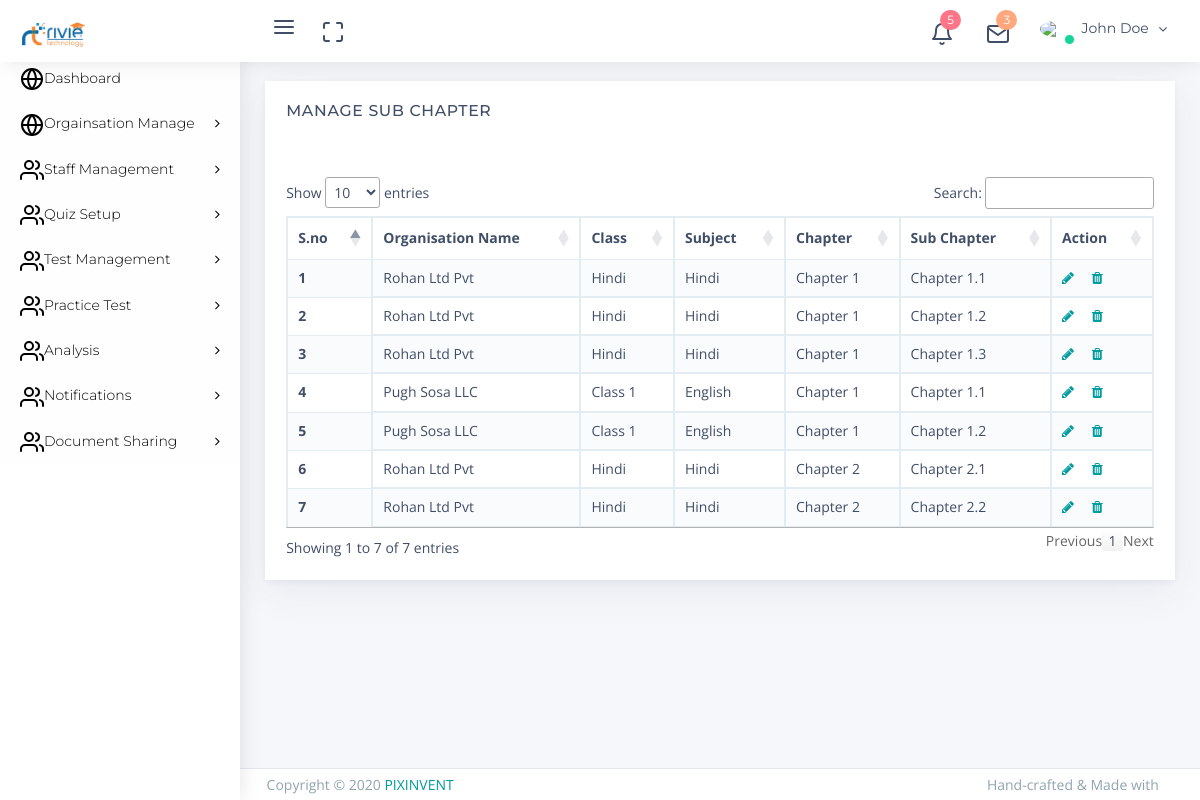
Screenshot of /admin/manage_sub_chapter.php with the database file from the repository.
### tables this page shows
CREATE TABLE `chapter_sub_name` (
  `id` int(11) NOT NULL,
  `org_id` varchar(255) NOT NULL,
  `class_id` varchar(255) NOT NULL,
  `subject_id` varchar(255) NOT NULL,
  `chapter_id` varchar(255) NOT NULL,
  `chapter_sub_name` varchar(255) NOT NULL,
  `created_at` datetime NOT NULL DEFAULT current_timestamp(),
  `updated_at` datetime NOT NULL DEFAULT current_timestamp()
);

CREATE TABLE `organisation` (
  `id` int(11) NOT NULL,
  `org_code` int(11) NOT NULL,
  `org_name` varchar(255) NOT NULL,
  `org_contact` varchar(255) NOT NULL,
  `org_email` varchar(255) NOT NULL,
  `org_add` varchar(255) NOT NULL,
  `org_abt` text NOT NULL,
  `org_registraiom` date NOT NULL DEFAULT current_timestamp(),
  `user_admin_id` varchar(255) NOT NULL,
  `created_date` timestamp NOT NULL DEFAULT current_timestamp()
);

CREATE TABLE `class` (
  `id` int(11) NOT NULL,
  `org_id` int(2) NOT NULL,
  `class` varchar(255) NOT NULL,
  `slug` varchar(255) NOT NULL,
  `created_at` datetime NOT NULL DEFAULT current_timestamp(),
  `updated_at` datetime NOT NULL DEFAULT current_timestamp()
);

CREATE TABLE `subject` (
  `id` int(11) NOT NULL,
  `org_id` int(11) NOT NULL,
  `role_id` int(11) NOT NULL,
  `class_id` int(11) NOT NULL,
  `sub_name` varchar(255) NOT NULL,
  `slug` varchar(255) NOT NULL,
  `created_at` datetime NOT NULL DEFAULT current_timestamp(),
  `upated_at` datetime NOT NULL DEFAULT current_timestamp()
);

CREATE TABLE `chapter` (
  `id` int(11) NOT NULL,
  `chapter_name` varchar(255) NOT NULL,
  `org_id` varchar(11) NOT NULL,
  `class_id` varchar(11) NOT NULL,
  `subject_id` varchar(11) NOT NULL,
  `status` varchar(255) NOT NULL,
  `created_at` datetime NOT NULL DEFAULT current_timestamp(),
  `upated_at` datetime NOT NULL DEFAULT current_timestamp()
);

### admin/manage_sub_chapter.php (the view, shortened to what this page needs)
<?php include "../common/header.php"; ?>
<?php
include "db.php";
$conn = mysqli_connect($servername, $username, $password, $dbname);
?>
<div class="app-content content">
    <div class="content-wrapper">
        <div class="content-body">
            <section id="configuration">
                <div class="row">
                    <div class="col-12">
                        <div class="card">
                            <div class="card-header">
                                <h4 class="card-title">Manage Sub Chapter</h4>
                                <div class="heading-elements">
                                    <ul class="list-inline mb-0">
                                        <li>
                                            <a data-action="collapse"><i class="feather icon-minus"></i></a>
                                        </li>
                                        <li>
                                            <a data-action="reload"><i class="feather icon-rotate-cw"></i></a>
                                        </li>
                                        <li>
                                            <a data-action="expand"><i class="feather icon-maximize"></i></a>
                                        </li>
                                        <li>
                                            <a data-action="close"><i class="feather icon-x"></i></a>
                                        </li>
                                    </ul>
                                </div>
                            </div>
                            <div class="card-content collapse show">
                                <div class="card-body card-dashboard">
                                    <div class="table-responsive">
                                        <table id="manage_org" class="table table-striped table-bordered zero-configuration">
                                            <thead>
                                                <tr>
                                                    <th>S.no</th>
                                                    <th>Organisation Name</th>
                                                    <th>Class</th>
                                                    <th>Subject</th>
                                                    <th>Chapter</th>
                                                    <th>Sub Chapter</th>
                                                    <th>Action</th>
                                                </tr>
                                            </thead>
                                            <tbody>
                                                <?php
                                                $i = 1;
                                                $sql ="SELECT sub_ch.*, ch.*, sub.*, cls.*, org.*
                                                FROM chapter_sub_name sub_ch
                                                INNER JOIN chapter ch ON sub_ch.chapter_id = ch.id
                                                INNER JOIN subject sub ON ch.subject_id = sub.id
                                                INNER JOIN class cls ON sub.class_id = cls.id
                                                INNER JOIN organisation org ON cls.org_id = org.id
                                                ORDER BY ch.chapter_name";
                                                $result = mysqli_query($conn, $sql);
                                                if (mysqli_num_rows($result) > 0) {
                                                    while ($row = mysqli_fetch_assoc($result)) { ?>
                                                        <tr>
                                                            <th> <?php echo $i ?></th>
                                                            <td><?php echo $row['org_name']; ?></td>
                                                            <td><?php echo $row['class']; ?></td>
                                                            <td><?php echo $row['sub_name']; ?></td>
                                                            <td><?php echo $row['chapter_name']; ?></td>
                                                            <td><?php echo $row['chapter_sub_name']; ?></td>
                                                            <td>
                                                                <a href="update_org.php?org_id=<?php echo $row['id']; ?>" title="Edit" class="mr-1"><i class="fa fa-pencil" aria-hidden="true"></i></a>
                                                                <a href="delete.php?org_id=<?php echo $row['id']; ?>" title="Delete" class=""><i class="fa fa-trash" aria-hidden="true"></i></a>
                                                            </td>
                                                        </tr>
                                                <?php $i++;
                                                    }
                                                } else {
                                                    echo "0 results";
                                                }
                                                ?>
                                            </tbody>
                                        </table>
                                    </div>
                                </div>
                            </div>
                        </div>
                    </div>
                </div>
            </section>
        </div>
    </div>
</div>
<?php include "../common/footer.php"; ?>

### rows the page displays
chapter_sub_name: organisation.org_name "Rohan Ltd Pvt", class.class "Hindi", subject.sub_name "Hindi", chapter.chapter_name "Chapter 1", chapter_sub_name "Chapter 1.1"
chapter_sub_name: organisation.org_name "Rohan Ltd Pvt", class.class "Hindi", subject.sub_name "Hindi", chapter.chapter_name "Chapter 1", chapter_sub_name "Chapter 1.2"
chapter_sub_name: organisation.org_name "Rohan Ltd Pvt", class.class "Hindi", subject.sub_name "Hindi", chapter.chapter_name "Chapter 1", chapter_sub_name "Chapter 1.3"
chapter_sub_name: organisation.org_name "Pugh Sosa LLC", class.class "Class 1", subject.sub_name "English", chapter.chapter_name "Chapter 1", chapter_sub_name "Chapter 1.1"
chapter_sub_name: organisation.org_name "Pugh Sosa LLC", class.class "Class 1", subject.sub_name "English", chapter.chapter_name "Chapter 1", chapter_sub_name "Chapter 1.2"
chapter_sub_name: organisation.org_name "Rohan Ltd Pvt", class.class "Hindi", subject.sub_name "Hindi", chapter.chapter_name "Chapter 2", chapter_sub_name "Chapter 2.1"
chapter_sub_name: organisation.org_name "Rohan Ltd Pvt", class.class "Hindi", subject.sub_name "Hindi", chapter.chapter_name "Chapter 2", chapter_sub_name "Chapter 2.2"
